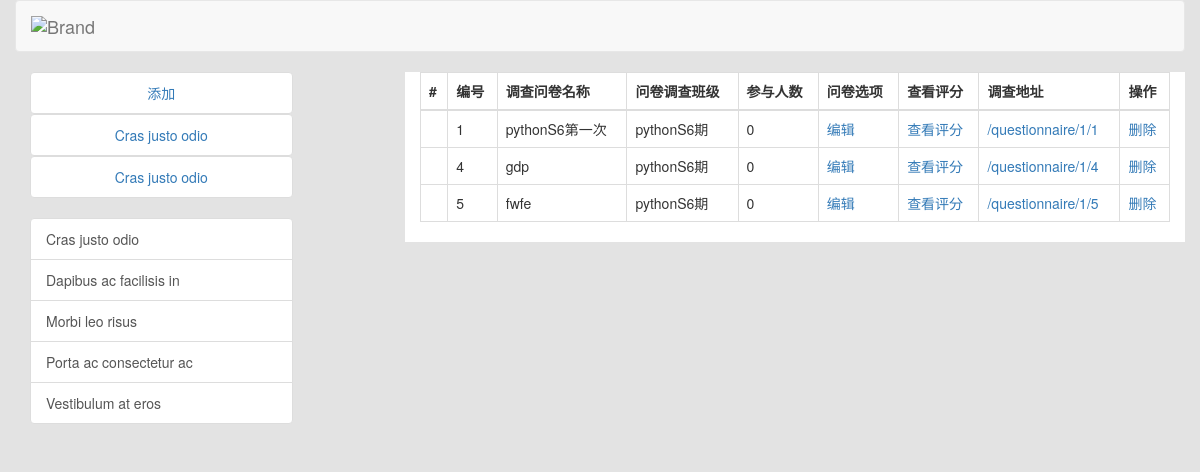
The app's page /questionnairemanage/ (signed in) with its own data.
### app01/models.py (models this page shows, shortened)
class Questionnaire(models.Model):
    nid=models.AutoField(primary_key=True)
    title=models.CharField(max_length=64)
    cls=models.ForeignKey(to='ClassList',null=True,blank=True)
    creator=models.ForeignKey(to='UserInfo',null=True,blank=True)
    create_time=models.DateTimeField(verbose_name='创建时间', auto_now_add=True)

class ClassList(models.Model):
    nid=models.AutoField(primary_key=True)
    name=models.CharField(max_length=24)

### app01/views.py (the view)
# urls.py: url(r'^questionnairemanage/$', views.questionnairemanage),
def questionnairemanage(request):
    questionnaire_list = models.Questionnaire.objects.filter(creator=request.user)
    return render(request, 'questionnairemanage.html', {'questionnaire_list': questionnaire_list})

### templates/questionnairemanage.html (shortened to what this page needs)
<!DOCTYPE html>
<html lang="en">
<head>
    <link rel="stylesheet" href="/static/bootstrap-3.3.7-dist/css/bootstrap.min.css">
</head>
<body>
<div class="container">
    <div class="row">
        <nav class="navbar navbar-default">
            <div class="container-fluid">
                <div class="navbar-header">
                    <a class="navbar-brand" href="#">
                        <img alt="Brand" src="...">
                    </a>
                </div>
            </div>
        </nav>
    </div>
    <div class="row">
        <div class="col-md-3">
            <ul class="list-group" style="text-align: center">
                <a href="/questionnairemanage/add">
                    <li class="list-group-item">添加</li>
                </a>
                <a href="#">
                    <li class="list-group-item">Cras justo odio</li>
                </a>
                <a href="#">
                    <li class="list-group-item">Cras justo odio</li>
                </a>
            </ul>
            <div class="list-group">
                <button type="button" class="list-group-item">Cras justo odio</button>
                <button type="button" class="list-group-item">Dapibus ac facilisis in</button>
                <button type="button" class="list-group-item">Morbi leo risus</button>
                <button type="button" class="list-group-item">Porta ac consectetur ac</button>
                <button type="button" class="list-group-item">Vestibulum at eros</button>
            </div>
        </div>
        <div class="col-md-offset-1 col-md-8" style="background-color: #ffffff">
            <table class="table table-bordered table-hover">
                <thead>
                <tr>
                    <th>#</th>
                    <th>编号</th>
                    <th>调查问卷名称</th>
                    <th>问卷调查班级</th>
                    <th>参与人数</th>
                    <th>问卷选项</th>
                    <th>查看评分</th>
                    <th>调查地址</th>
                    <th>操作</th>
                </tr>
                </thead>
                <tbody>
                    {% for questionnaire in questionnaire_list %}
                        <tr>
                        <td>
                            <option value="{{ questionnaire.nid }}"></option>
                        </td>
                        <td>{{ questionnaire.nid }}</td>
                        <td>{{ questionnaire.title }}</td>
                        <td>{{ questionnaire.cls.name }}</td>
                        <td>0</td>
                        <td><a href="/questionnaire/edit/{{ questionnaire.cls.nid }}/{{ questionnaire.nid }}/">编辑</a></td>
                        <td><a href="#">查看评分</a></td>
                        <td><a href="#">/questionnaire/{{ questionnaire.cls.nid }}/{{ questionnaire.nid }}</a></td>
                        <td><a href="#">删除</a></td>
                        </tr>
                    {% endfor %}
                </tbody>
            </table>
        </div>
    </div>
</div>
</body>
</html>

### templates/questionnairemanage.html (style rules this page uses)
body { background-color: #e3e3e3; }

### records on screen
Questionnaire: nid "1", title "pythonS6第一次", cls.name "pythonS6期", cls.nid "1"
Questionnaire: nid "4", title "gdp", cls.name "pythonS6期", cls.nid "1"
Questionnaire: nid "5", title "fwfe", cls.name "pythonS6期", cls.nid "1"
